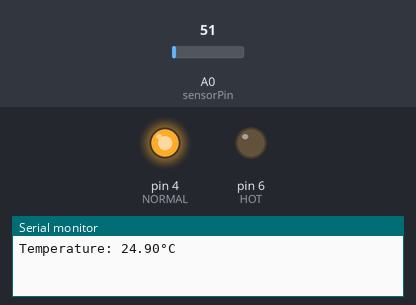
Bench run of a sketch on a simulated Arduino Uno, built with avr-gcc and run on an emulated ATmega328P. On the bench: output pins drawn as LEDs (lit = HIGH), the last lines printed to the serial monitor. Inputs (shaded band) come from the test bench; at power-on: A0 (sensorPin) = 51. Pins used as bus, display or sensor lines are not drawn.

Above: at 1.8 s.
1.9 s: A0 (sensorPin) set to 58
At 2.7 s:
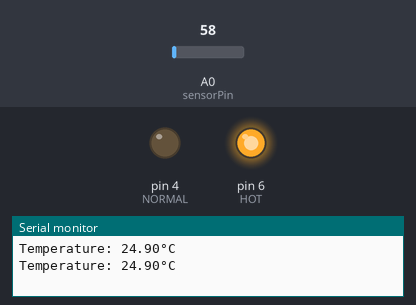
5.5 s: A0 (sensorPin) set to 30
At 7.0 s:
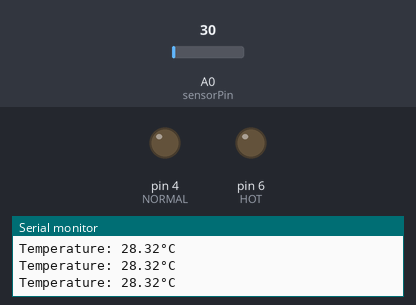
7.5 s: A0 (sensorPin) set to 61
At 8.6 s:
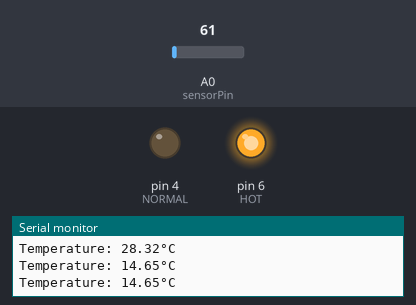
11.6 s: A0 (sensorPin) set to 15
At 12.9 s:
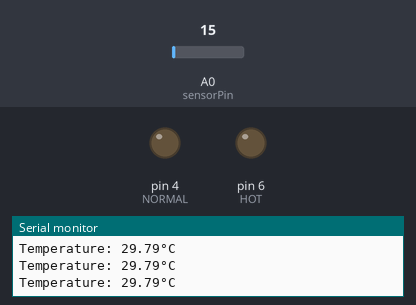
Timing chart, 0 to 14.5 s (numbered marks = the images above; inputs shaded):
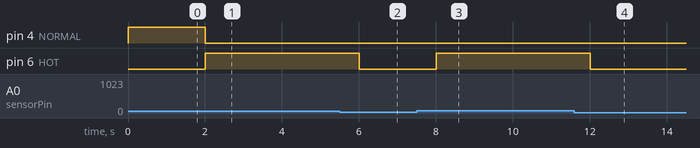

Measured:
- the behaviour switches between 53 and 54 on A0 (sensorPin) (found by bisection; images 0 and 1)
- after the input at 1.9 s, pin 4 (NORMAL): HIGH → LOW after 0.10 s; pin 6 (HOT): LOW → HIGH after 0.10 s
- after the input at 5.5 s, pin 6 (HOT): HIGH → LOW after 0.50 s
- after the input at 7.5 s, pin 6 (HOT): LOW → HIGH after 0.51 s
- after the input at 11.6 s, pin 6 (HOT): HIGH → LOW after 0.41 s

The sketch:

quick_read_thermo.ino
```cpp
// define the pins that the LEDs are connected to:
#define HOT 6
#define NORMAL 4
#define COLD 2
#define sensorPin A0

// initialize variables
float hotTemp = 26.0;
float coldTemp = 20.0;

void setup(){
  pinMode(HOT, OUTPUT);
  pinMode(NORMAL, OUTPUT);
  pinMode(COLD, OUTPUT);
  Serial.begin(9600);
}

void loop(){
  int reading = analogRead(sensorPin);    // get the LM35 sensor reading
  float voltage = reading * (5.0 / 1024);   // convert sensor reading to voltage
  float tempC = voltage * 100;    // convert the voltage into temperature in celcius

  // act on temperature range
  if (tempC < coldTemp){
    digitalWrite(COLD, HIGH);
    delay(1000);
    digitalWrite(COLD, LOW);
  }
  else if (tempC > coldTemp && tempC <= hotTemp){
    digitalWrite(NORMAL, HIGH);
    delay(1000);
    digitalWrite(NORMAL, LOW);
  }
  else {
  // tempC is > hotTemp
    digitalWrite(HOT, HIGH);
    delay(1000);
    digitalWrite(HOT, LOW);
  }

  // print the temperature reading
  Serial.print("Temperature: ");
  Serial.print(tempC);
  Serial.print("\xC2\xB0"); // shows the degree symbol
  Serial.print("C");
  Serial.println();
}
```
